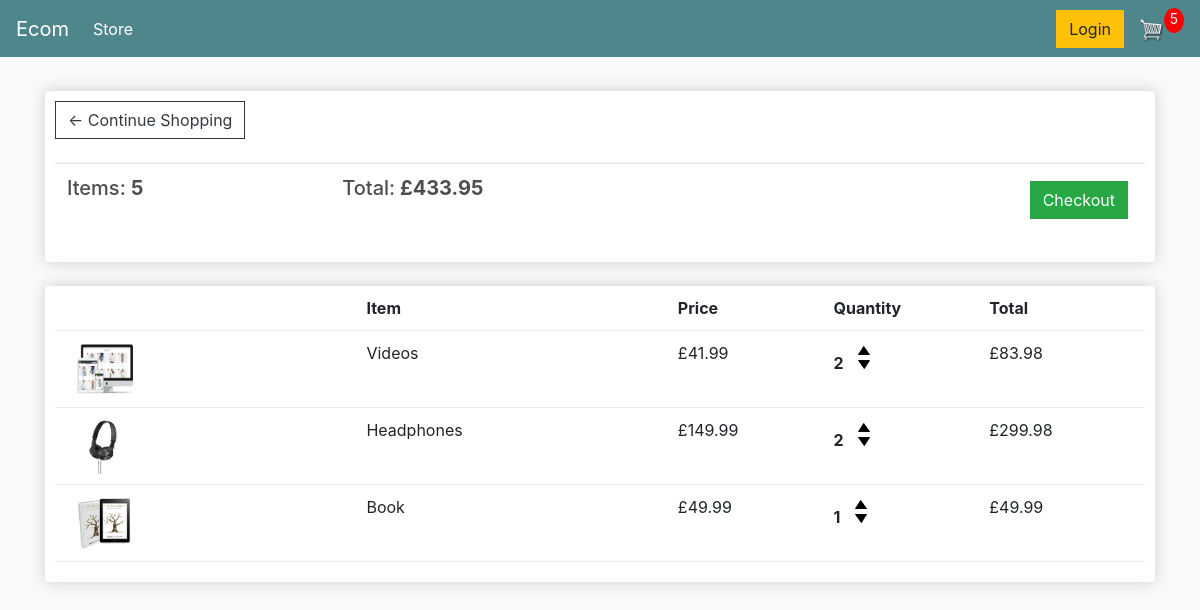
The app's page /cart/ (signed in), older data.
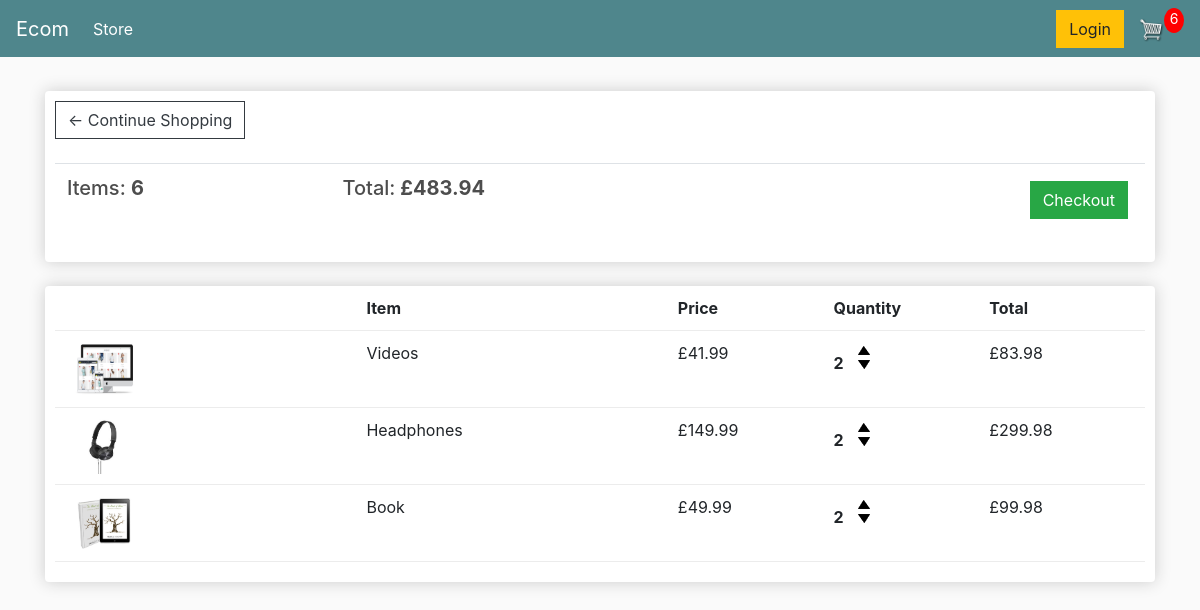
The same page, newer data.
### store/models.py (models this page shows, shortened)
class Order(models.Model):
	customer = models.ForeignKey(Customer, on_delete=models.SET_NULL, null=True, blank=True)
	date_ordered = models.DateTimeField(auto_now_add=True)
	complete = models.BooleanField(default=False)
	transaction_id = models.CharField(max_length=100, null=True)
	@property
	def get_cart_total(self):
		orderitems = self.orderitem_set.all()
		total = sum([item.get_total for item in orderitems])
		return total
	@property
	def get_cart_items(self):
		orderitems = self.orderitem_set.all()
		total = sum([item.quantity for item in orderitems])
		return total

class OrderItem(models.Model):
	product = models.ForeignKey(Product, on_delete=models.SET_NULL, null=True)
	order = models.ForeignKey(Order, on_delete=models.SET_NULL, null=True)
	quantity = models.IntegerField(default=0, null=True, blank=True)
	date_added = models.DateTimeField(auto_now_add=True)
	@property
	def get_total(self):
		total = self.product.price * self.quantity
		return total

class Product(models.Model):
	name = models.CharField(max_length=200)
	price = models.FloatField()
	digital = models.BooleanField(default=False,null=True, blank=True)
	image = models.ImageField(null=True, blank=True)
	@property
	def imageURL(self):
		try:
			url = self.image.url
		except:
			url = ''
		return url

### store/views.py (the view)
# urls.py: path('cart/', views.cart, name="cart"),
def cart(request):
	data = cartData(request)
	cartItems = data['cartItems']
	order = data['order']
	items = data['items']
	context = {'items':items, 'order':order, 'cartItems':cartItems}
	return render(request, 'store/cart.html', context)

### store/utils.py (called while the page is built)
def cartData(request):
	if request.user.is_authenticated:
		customer = request.user.customer
		order, created = Order.objects.get_or_create(customer=customer, complete=False)
		items = order.orderitem_set.all()
		cartItems = order.get_cart_items
	else:
		cookieData = cookieCart(request)
		cartItems = cookieData['cartItems']
		order = cookieData['order']
		items = cookieData['items']
	return {'cartItems':cartItems ,'order':order, 'items':items}

### store/templates/store/cart.html
{% extends 'store/main.html' %}
{% load static %}
{% block content %}
	<div class="row">
		<div class="col-lg-12">
			<div class="box-element">
				<a  class="btn btn-outline-dark" href="{% url 'store' %}">&#x2190; Continue Shopping</a>
				<br>
				<br>
				<table class="table">
					<tr>
						<th><h5>Items: <strong>{{order.get_cart_items}}</strong></h5></th>
						<th><h5>Total:<strong> £{{order.get_cart_total|floatformat:2}}</strong></h5></th>
						<th>
							<a  style="float:right; margin:5px;" class="btn btn-success" href="{% url 'checkout' %}">Checkout</a>
						</th>
					</tr>
				</table>
			</div>
			<br>
			<div class="box-element">
				<div class="cart-row">
					<div style="flex:2"></div>
					<div style="flex:2"><strong>Item</strong></div>
					<div style="flex:1"><strong>Price</strong></div>
					<div style="flex:1"><strong>Quantity</strong></div>
					<div style="flex:1"><strong>Total</strong></div>
				</div>
				{% for item in items %}
				<div class="cart-row">
					<div style="flex:2"><img class="row-image" src="{{item.product.imageURL}}"></div>
					<div style="flex:2"><p>{{item.product.name}}</p></div>
					<div style="flex:1"><p>£{{item.product.price|floatformat:2}}</p></div>
					<div style="flex:1">
						<p class="quantity">{{item.quantity}}</p>
						<div class="quantity">
							<img data-product="{{item.product.id}}" data-action="add" class="chg-quantity update-cart" src="{% static  'images/arrow-up.png' %}">
							<img data-product="{{item.product.id}}" data-action="remove" class="chg-quantity update-cart" src="{% static  'images/arrow-down.png' %}">
						</div>
					</div>
					<div style="flex:1"><p>£{{item.get_total|floatformat:2}}</p></div>
				</div>
				{% endfor %}
			</div>
		</div>
	</div>
{% endblock content %}

Row changes from the older to the newer data that the page shows:
changed through a linked row, Order: get_cart_items "5" → "6"; get_cart_total "433.95" → "483.94"
changed OrderItem "Book": quantity "1" → "2"; get_total "49.99" → "99.98"
Text that changed along with them:
{{ cartItems }}: "5" → "6"
